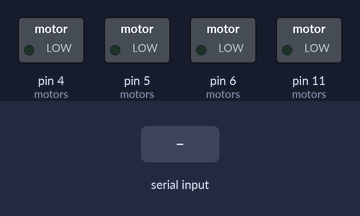
A sketch run on a simulated Arduino Uno, built with avr-gcc and run on an emulated ATmega328P. Shown: switched loads named in the sketch (green lamp = pin HIGH). Inputs (shaded band) come from the test bench.

Above: at 1.2 s.
1.3 s: "1" received over Serial
At 1.6 s:
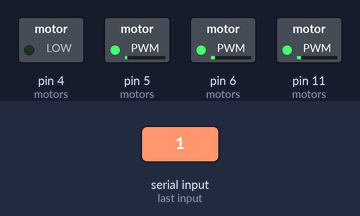
2.8 s: "0" received over Serial
At 3.9 s:
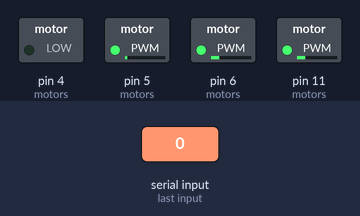
4.3 s: "2" received over Serial
At 5.1 s:
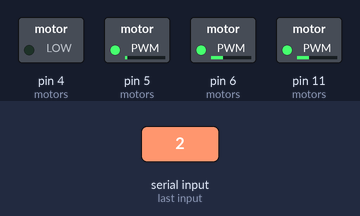
Timing chart, 0 to 7.3 s (numbered marks = the images above; inputs shaded):
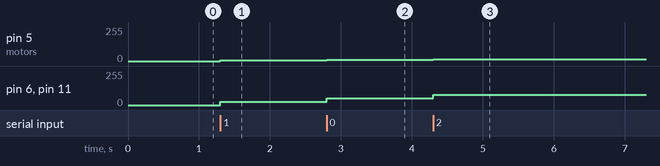

Measured:
- after the input at 1.3 s, pin 5 (motors): 0/255 → 4/255 at once; pin 6 (motors), pin 11 (motors): 0/255 → 25/255 at once
- after the input at 2.8 s, pin 5 (motors): 4/255 → 9/255 at once; pin 6 (motors), pin 11 (motors): 25/255 → 51/255 at once
- after the input at 4.3 s, pin 5 (motors): 9/255 → 14/255 at once; pin 6 (motors), pin 11 (motors): 51/255 → 76/255 at once

The sketch:

bluetooth.ino
```cpp
#define leftUp 5
#define leftDown 6
#define rightUp 11
#define rightDown 4

#define  BUFSIZE 10
#define MOTORNUM 4

byte motors[MOTORNUM] = {leftUp, leftDown, rightUp, rightDown};

byte buffer[MOTORNUM][BUFSIZE];
byte bufferIndex[MOTORNUM];

unsigned int bufferSum[MOTORNUM];
byte averageSpeed[MOTORNUM];

void clearBuffer()
{
  for(byte j=0; j<MOTORNUM; j++)
    {
      for(byte i=0; i<BUFSIZE; i++)
        buffer[j][i] = 0;
      bufferIndex[j] = 0;
    }
}

void addElementToBuffer(byte motor, byte element)
{
  bufferIndex[motor]++;
  if(bufferIndex[motor] >= BUFSIZE)
    bufferIndex[motor] = 0;
  buffer[motor][bufferIndex[motor]] = element; // Add element from serial to buffer
}

void calculateAverages()
{
  for(byte i=0; i<MOTORNUM; i++) // Zerowanie sum elementów buforów
    bufferSum[i] = 0;
  for(byte i=0; i<MOTORNUM; i++)
  {
    for(byte j=0; j<BUFSIZE; j++)
      bufferSum[i] += buffer[i][j];  // Dodawanie kolejnych elementów buforów
    averageSpeed[i] = bufferSum[i] / BUFSIZE;  // Obliczenie średniej wartości buforów
  }
}

void setOutputs()
{
   for(byte i=0; i<MOTORNUM; i++)
     analogWrite(motors[i], averageSpeed[i]); // Write calculated values to PWM outputs
}

void setup()
{
  Serial.begin(9600);
  while(!Serial){}
  clearBuffer();
}

void loop()
{
  if(Serial.available())
  {
    for(byte i=0; i<MOTORNUM; i++)
      addElementToBuffer(i, Serial.read());
  }

  calculateAverages();
  setOutputs();

}
```
